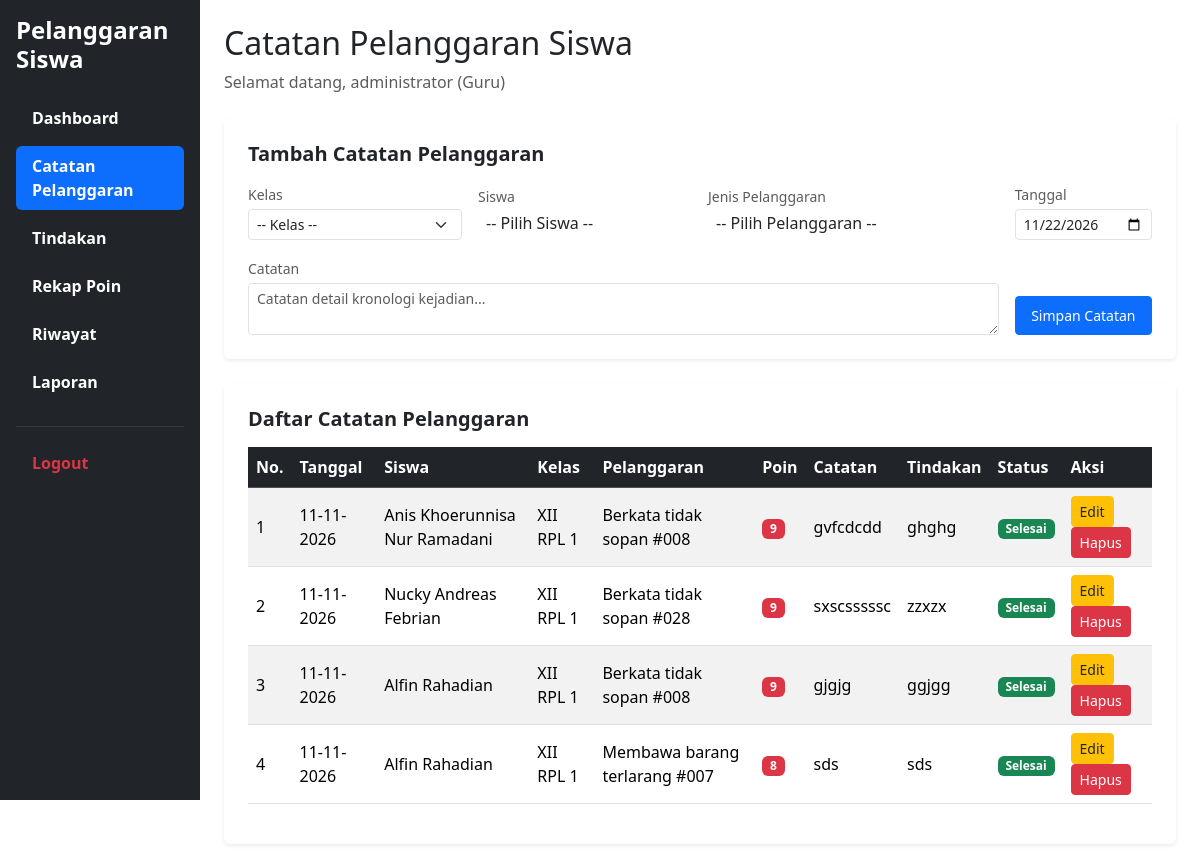
Screenshot of /catatan_pelanggaran.php (signed in) with the database file from the repository.
### tables this page shows
CREATE TABLE `t_pelanggaran_siswa` (
  `id` int(11) NOT NULL,
  `tahun_ajaran_id` int(11) DEFAULT NULL,
  `siswa_id` int(11) DEFAULT NULL,
  `nama_siswa` varchar(150) NOT NULL,
  `kelas_id` int(11) DEFAULT NULL,
  `nama_kelas` varchar(100) NOT NULL,
  `pelanggaran_id` int(11) DEFAULT NULL,
  `nama_pelanggaran` varchar(150) NOT NULL,
  `pelanggaran_kategori_id` int(11) DEFAULT NULL,
  `guru_id` int(11) DEFAULT NULL,
  `nama_guru` varchar(150) NOT NULL,
  `tanggal` date DEFAULT NULL,
  `keterangan` text NOT NULL,
  `poin` int(11) NOT NULL,
  `tindakan` text NOT NULL,
  `status` varchar(30) NOT NULL,
  `created_at` timestamp NOT NULL DEFAULT current_timestamp(),
  `updated_at` timestamp NOT NULL DEFAULT current_timestamp()
);

### catatan_pelanggaran.php (the view, shortened to what this page needs)
<?php
require_once 'config/koneksi.php';
$role = strtolower(trim($_SESSION['role'] ?? ''));
if (!function_exists('e')) {
    function e($data) {
        return htmlspecialchars((string)($data ?? ''), ENT_QUOTES, 'UTF-8');
    }
}
$koneksi = $conn ?? $koneksi ?? null;
$session_id = (int)($_SESSION['id_user'] ?? 0);
$session_name = trim($_SESSION['name'] ?? ($_SESSION['nama'] ?? ''));
$tahunQuery = $koneksi->query("SELECT id FROM t_tahun_ajaran WHERE status_aktif = 1 LIMIT 1");
$tahunData = $tahunQuery ? $tahunQuery->fetch_assoc() : null;
$tahun_id = $tahunData ? (int)$tahunData['id'] : 1;
$nama_guru = '';
$nama_kelas_wali = '';
$is_wali_kelas = false;
$stmtGuru = $koneksi->prepare(
    "SELECT g.id AS guru_id, g.nama AS nama_guru, k.id AS kelas_id, k.nama AS nama_kelas
     FROM t_guru g
     LEFT JOIN t_wali_kelas wk ON wk.guru_id = g.id AND wk.tahun_ajaran_id = ? AND wk.status_aktif = 1
     LEFT JOIN t_kelas k ON k.id = wk.kelas_id
     WHERE g.user_id = ? OR g.id = ?
     LIMIT 1"
);
$stmtGuru->bind_param("iii", $tahun_id, $session_id, $session_id);
$stmtGuru->execute();
$dataGuruLogin = $stmtGuru->get_result()->fetch_assoc();
if ($dataGuruLogin && !empty($dataGuruLogin['guru_id'])) {
    $guru_id = (int) $dataGuruLogin['guru_id'];
    $nama_guru = $dataGuruLogin['nama_guru'];
    $kelas_wali_id = (int) ($dataGuruLogin['kelas_id'] ?? 0);
    $nama_kelas_wali = $dataGuruLogin['nama_kelas'] ?? '';
    if (!empty($nama_kelas_wali)) {
        $is_wali_kelas = true;
    }
} else {
    $nama_guru = $session_name !== '' ? $session_name : 'Ari Sandriana, S.Kom';
}
$riwayatList = $koneksi->query(
    "SELECT ps.*,
            COALESCE(k.nama, ps.nama_kelas, '-') AS nama_kelas_fix,
            COALESCE(p.nama, ps.nama_pelanggaran, '-') AS nama_pelanggaran_fix
     FROM t_pelanggaran_siswa ps
     LEFT JOIN t_kelas k ON k.id = ps.kelas_id
     LEFT JOIN t_pelanggaran p ON p.id = ps.pelanggaran_id
     WHERE ps.tahun_ajaran_id = $tahun_id
     ORDER BY ps.id DESC"
);
?>
<!DOCTYPE html>
<html lang="id">
<head>
    <link href="https://cdn.jsdelivr.net/npm/bootstrap@5.3.8/dist/css/bootstrap.min.css" rel="stylesheet">
    <link href="https://cdn.jsdelivr.net/npm/select2@4.1.0-rc.0/dist/css/select2.min.css" rel="stylesheet" />
    <link rel="stylesheet" href="https://cdn.jsdelivr.net/npm/select2-bootstrap-5-theme@1.3.0/dist/select2-bootstrap-5-theme.min.css" />
</head>
<body>
<div class="container-fluid">
    <div class="row">
        <div class="col-md-3 col-lg-2 bg-dark min-vh-100 p-3 sticky-top" style="top: 0; height: 100vh; overflow-y: auto;">
            <h4 class="text-white fw-bold mb-4">Pelanggaran Siswa</h4>
            <ul class="nav nav-pills flex-column">
                <li class="nav-item mb-2"><a href="dashboard.php" class="nav-link text-white"><span class="fw-bold">Dashboard</span></a></li>
                <li class="nav-item mb-2"><a href="catatan_pelanggaran.php" class="nav-link active"><span class="fw-bold">Catatan Pelanggaran</span></a></li>
                <li class="nav-item mb-2"><a href="Tindakan.php" class="nav-link text-white"><span class="fw-bold">Tindakan</span></a></li>
                <li class="nav-item mb-2"><a href="rekap_poin.php" class="nav-link text-white"><span class="fw-bold">Rekap Poin</span></a></li>
                <li class="nav-item mb-2"><a href="riwayat.php" class="nav-link text-white"><span class="fw-bold">Riwayat</span></a></li>
                <li class="nav-item mb-2"><a href="Laporan.php" class="nav-link text-white"><span class="fw-bold">Laporan</span></a></li>
                <hr class="text-secondary">
                <li class="nav-item"><a href="logout.php" class="nav-link text-danger"><span class="fw-bold">Logout</span></a></li>
            </ul>
        </div>
        <main class="col-md-9 col-lg-10 p-4">
            <h2>Catatan Pelanggaran Siswa</h2>
            <p class="text-muted mb-4">Selamat datang, <?= e($nama_guru) ?><?= $is_wali_kelas ? ' (Wali Kelas ' . e($nama_kelas_wali) . ')' : ' (Guru)' ?></p>
            <div class="card shadow-sm border-0 p-4 mb-4">
                <h5 class="fw-bold mb-3">Tambah Catatan Pelanggaran</h5>
                <form method="POST" action="catatan_pelanggaran.php">
                    <div class="row g-3 align-items-center mb-3">
                        <div class="col-md-3">
                            <label class="form-label text-muted small mb-1">Kelas</label>
                            <select id="filterKelas" class="form-select form-select-sm" <?= ($role === 'guru' && $is_wali_kelas) ? 'disabled style="background-color: #e9ecef;"' : '' ?>>
                                <option value="<?= e($nama_kelas_wali) ?>" selected><?= e($nama_kelas_wali !== '' ? $nama_kelas_wali : '-- Kelas --') ?></option>
                            </select>
                        </div>
                        <div class="col-md-3">
                            <label class="form-label text-muted small mb-1">Siswa</label>
                        </div>
                        <div class="col-md-4">
                            <label class="form-label text-muted small mb-1">Jenis Pelanggaran</label>
                        </div>
                        <div class="col-md-2">
                            <label class="form-label text-muted small mb-1">Tanggal</label>
                            <input type="date" name="tanggal" class="form-control form-control-sm" value="<?= date('Y-m-d') ?>" required>
                        </div>
                    </div>
                    <div class="row g-3 align-items-end">
                        <div class="col-md-10">
                            <label class="form-label text-muted small mb-1">Catatan</label>
                            <textarea name="keterangan" class="form-control form-control-sm" rows="2" placeholder="Catatan detail kronologi kejadian..." required></textarea>
                        </div>
                        <div class="col-md-2">
                            <button type="submit" class="btn btn-primary btn-sm w-100 text-white py-2">Simpan Catatan</button>
                        </div>
                    </div>
                </form>
            </div>
            <div class="card shadow-sm border-0 p-4">
                <h5 class="fw-bold mb-3">Daftar Catatan Pelanggaran</h5>
                <div class="table-responsive">
                    <table class="table table-striped table-hover align-middle">
                        <thead class="table-dark">
                            <tr>
                                <th>No.</th>
                                <th>Tanggal</th>
                                <th>Siswa</th>
                                <th>Kelas</th>
                                <th>Pelanggaran</th>
                                <th>Poin</th>
                                <th>Catatan</th>
                                <th>Tindakan</th>
                                <th>Status</th>
                                <th>Aksi</th>
                            </tr>
                        </thead>
                        <tbody>
                            <?php if ($riwayatList && $riwayatList->num_rows > 0): ?>
                                <?php $no = 1; while ($row = $riwayatList->fetch_assoc()): ?>
                                    <tr>
                                        <td><?= $no++ ?></td>
                                        <td><?= !empty($row['tanggal']) ? e(date('d-m-Y', strtotime($row['tanggal']))) : '-' ?></td>
                                        <td><?= e($row['nama_siswa']) ?></td>
                                        <td><?= e($row['nama_kelas_fix']) ?></td>
                                        <td><?= e($row['nama_pelanggaran_fix']) ?></td>
                                        <td><span class="badge bg-danger"><?= (int)$row['poin'] ?></span></td>
                                        <td><?= e($row['keterangan']) ?></td>
                                        <td><?= e($row['tindakan']) ?></td>
                                        <td>
                                            <?php
                                                $st = strtolower($row['status']);
                                                $badgeClass = 'bg-secondary';
                                                if ($st === 'selesai') $badgeClass = 'bg-success';
                                                elseif ($st === 'diproses') $badgeClass = 'bg-warning text-dark';
                                                elseif ($st === 'tercatat') $badgeClass = 'bg-info text-dark';
                                            ?>
                                            <span class="badge <?= $badgeClass ?>"><?= e(ucfirst($row['status'])) ?></span>
                                        </td>
                                        <td>
                                            <a href="edit_catatan_pelanggaran.php?id=<?= (int)$row['id'] ?>" class="btn btn-warning btn-sm text-dark">Edit</a>
                                            <a href="hapus_catatan_pelanggaran.php?id=<?= (int)$row['id'] ?>" class="btn btn-danger btn-sm" onclick="return confirm('Yakin ingin menghapus catatan ini?')">Hapus</a>
                                        </td>
                                    </tr>
                                <?php endwhile; ?>
                            <?php else: ?>
                                <tr>
                                    <td colspan="10" class="text-center text-muted py-3">Belum ada catatan pelanggaran.</td>
                                </tr>
                            <?php endif; ?>
                        </tbody>
                    </table>
                </div>
            </div>
        </main>
    </div>
</div>
</body>
</html>

### rows the page displays
t_pelanggaran_siswa: tanggal "11-11-2026", nama_siswa "Anis Khoerunnisa Nur Ramadani", nama_kelas_fix "XII RPL 1", nama_pelanggaran_fix "Berkata tidak sopan #008", poin "9", keterangan "gvfcdcdd", tindakan "ghghg", status "Selesai"
t_pelanggaran_siswa: tanggal "11-11-2026", nama_siswa "Nucky Andreas Febrian", nama_kelas_fix "XII RPL 1", nama_pelanggaran_fix "Berkata tidak sopan #028", poin "9", keterangan "sxscsssssc", tindakan "zzxzx", status "Selesai"
t_pelanggaran_siswa: tanggal "11-11-2026", nama_siswa "Alfin Rahadian", nama_kelas_fix "XII RPL 1", nama_pelanggaran_fix "Berkata tidak sopan #008", poin "9", keterangan "gjgjg", tindakan "ggjgg", status "Selesai"
t_pelanggaran_siswa: tanggal "11-11-2026", nama_siswa "Alfin Rahadian", nama_kelas_fix "XII RPL 1", nama_pelanggaran_fix "Membawa barang terlarang #007", poin "8", keterangan "sds", tindakan "sds", status "Selesai"

### other values shown
$nama_guru "administrator"
form field value "-- Kelas --"
